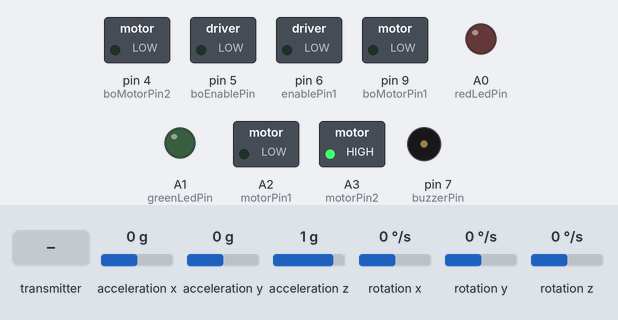
Bench run of a sketch on a simulated Arduino Nano, built with avr-gcc and run on an emulated ATmega328P. Parts: switched loads named in the sketch (green lamp = pin HIGH), output pins drawn as LEDs (lit = HIGH), buzzer (waves = sounding, pin HIGH). Inputs (shaded band) come from the test bench; at power-on: acceleration y 0 g, rotation z 0 °/s, acceleration z 1 g, acceleration x 0 g, rotation x 0 °/s, rotation y 0 °/s. No radio packets arrive unless stated.

Above: at 2.2 s.
2.3 s: acceleration y set to -1.4 g
At 2.6 s:
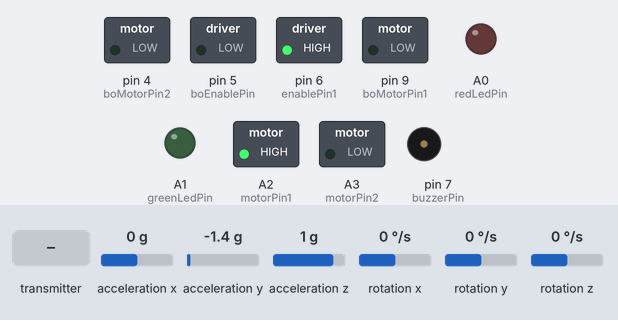
3.8 s: rotation z set to 144 °/s
6.8 s: rotation z set to 152 °/s
9.0 s: the transmitter starts sending command = 0
At 10.0 s:
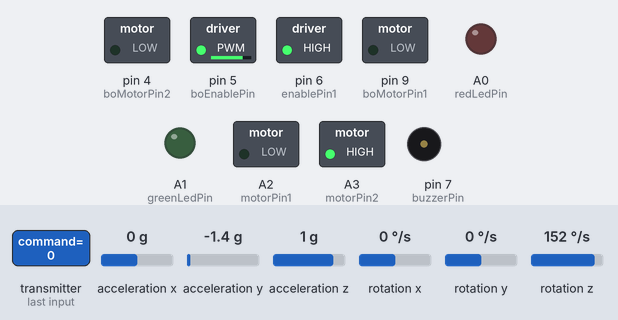
10.5 s: acceleration z set to 0 g
At 11.7 s:
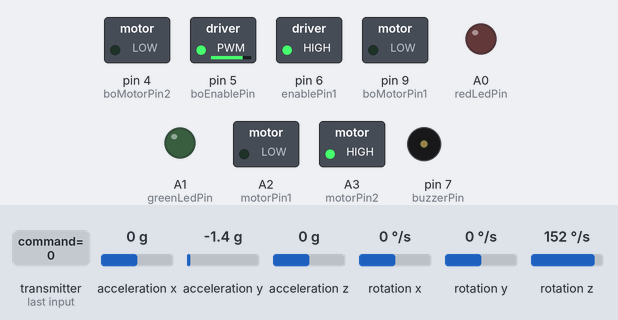
12.0 s: rotation z set to -192 °/s
At 14.1 s:
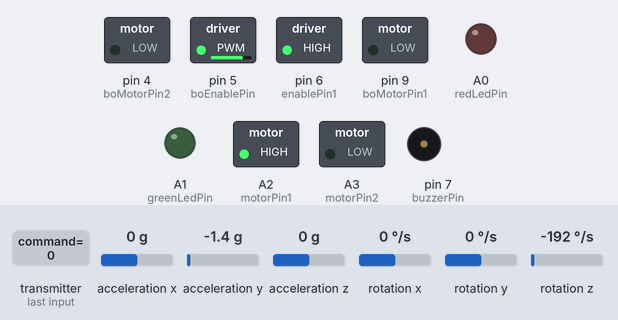
Timing chart, 0 to 45.0 s (numbered marks = the images above; inputs shaded):
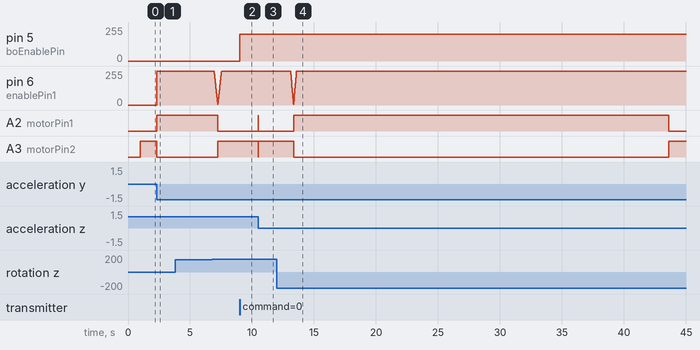

Measured:
- after the input at 2.3 s, pin 6 (enablePin1): 0/255 → 255/255 at once; A2 (motorPin1): LOW → HIGH at once; A3 (motorPin2): HIGH → LOW at once
- after the input at 3.8 s, every drawn part: stays the same
- after the input at 9.0 s, pin 5 (boEnablePin): 0/255 → 200/255 at once
- after the input at 10.5 s, A2 (motorPin1): LOW → HIGH at once, → LOW 0.01 s later; A3 (motorPin2): HIGH → LOW at once, → HIGH 0.01 s later
- after the input at 12.0 s, A2 (motorPin1): LOW → HIGH after 1.4 s, → LOW 30.2 s later; A3 (motorPin2): HIGH → LOW after 1.4 s, → HIGH 30.2 s later

The sketch:

Balancing_Code.ino
```cpp
//////////////////////////////////////////////////////// LIBRARY IMPORTS ////////////////////////////////////////////////////////////////////
#include <Wire.h>
#include <MPU6050_light.h>
#include <SPI.h>
#include <RF24.h>

//////////////////////////////////////////////////////// PIN DEFINATIONS ////////////////////////////////////////////////////////////////////

MPU6050 mpu(Wire);

unsigned long timer = 0;

#define buzzerPin 7
#define greenLedPin A1
#define redLedPin A0
#define hallSensorPin A7

#define motorPin1 A2
#define enablePin1 6
#define motorPin2 A3

#define boMotorPin1 9   // Replace with your actual BO motor control pin
#define boEnablePin 5   // Replace with your actual BO motor enable pin
#define boMotorPin2 4    // Replace with your actual BO motor control pin

#define NRF_CE 10
#define NRF_CSN 8

RF24 radio(NRF_CE, NRF_CSN);
const byte address = 5;
///////////////////////////////////////////////////////////// PID TUNING ///////////////////////////////////////////////////////////////////
// PID parameters
double Kp = 20;    // Proportional gain //20
double Ki = 0;     // Integral gain  //0
double Kd = 50 ;    // Derivative gain  //50

// PID parameters for yaw
double Kp_yaw = 2;  // Proportional gain for yaw
double Ki_yaw = 0;  // Integral gain for yaw
double Kd_yaw = 50; // Derivative gain for yaw

///////////////////////////////////////////////////////// VARIABLE INITIALISTION /////////////////////////////////////////////////////////////////////////
double targetroll = 0;
double targetYaw = 0;

double previousError = 0;
double previousYawError = 0;
double integral = 0;
double integralYaw = 0;

// Motor control variables
int motorSpeed = 0;
int boMotorSpeed = 0;

void setup() {
  Serial.begin(9600);

  Wire.begin(); // Initialize the Wire library
  mpu.begin();  // Initialize the MPU6050

  mpu.calcOffsets(); // gyro and accelero

  // Initialize motor control pins for the main motor
  pinMode(motorPin1, OUTPUT);
  pinMode(motorPin2, OUTPUT);
  pinMode(enablePin1, OUTPUT);

  // Initialize motor control pins for the BO motor
  pinMode(boMotorPin1, OUTPUT);
  pinMode(boMotorPin2, OUTPUT);
  pinMode(boEnablePin, OUTPUT);

  pinMode(buzzerPin,OUTPUT);
  pinMode(greenLedPin,OUTPUT);
  pinMode(redLedPin,OUTPUT);
  pinMode(hallSensorPin,INPUT );


  // Initialize NRF24
  radio.begin();
  radio.openReadingPipe(1, address);
  radio.setDataRate(RF24_2MBPS);
  radio.setPALevel(RF24_PA_MIN);
}

void executeCommand(char command) {
  switch (command) {
    // 1 Forward command
    case 'F':
      digitalWrite(boMotorPin1, HIGH);
      digitalWrite(boMotorPin2, LOW);
      break;
    case 'B':
      // Backward command
      digitalWrite(boMotorPin1, LOW);
      digitalWrite(boMotorPin2, HIGH);
      break;
    case 'L':
      targetYaw += 5 ;
//      //delay(5);
      break;
    case 'R':
      targetYaw -= 5;
//      //delay(5);
      break;
    case 'S':
      digitalWrite(boMotorPin1, LOW);
      digitalWrite(boMotorPin2, LOW);
      break;
    case 'X':
    int sensorValue = analogRead(hallSensorPin);

    // Determine the polarity based on the analog value
  if (sensorValue < 410) {


    // Beep twice with a 1-second delay
    for (int i = 0; i < 2; i++) {
      digitalWrite(buzzerPin, HIGH);
      delay(1000);
      digitalWrite(buzzerPin, LOW);
      delay(1000);
    }

    // Turn on the red LED for 3 seconds
    digitalWrite(redLedPin, HIGH);
    delay(3000);
    digitalWrite(redLedPin, LOW);
  } else if(sensorValue >410 and sensorValue<520){

    // Beep twice with a 1-second delay
    for (int i = 0; i < 2; i++) {
      digitalWrite(buzzerPin, HIGH);
      delay(1000);
      digitalWrite(buzzerPin, LOW);
      delay(1000);
    }

    // Turn on the green LED for 3 seconds
    digitalWrite(greenLedPin, HIGH);
    delay(3000);
    digitalWrite(greenLedPin, LOW);
  }

  }
}

void pid(){
  mpu.update();
  double roll = mpu.getAngleX();
  double yaw = mpu.getAngleZ(); // Assuming Z axis corresponds to Yaw

  // Calculate Roll PID error
  double rollError = targetroll - roll;

  // Calculate Yaw PID error
  double yawError = targetYaw - yaw;

  // Update integral and derivative terms for Roll
  integral += rollError;
  double derivative = rollError - previousError;

  // Update integral and derivative terms for Yaw
  integralYaw += yawError;
  double derivativeYaw = yawError - previousYawError;

  // Calculate Roll PID output
  double output = Kp * rollError + Ki * integral + Kd * derivative;

  // Calculate Yaw PID output
  double yawOutput = Kp_yaw * yawError + Ki_yaw * integralYaw + Kd_yaw * derivativeYaw;

  // Combine Roll and Yaw PID outputs (adjust weights as needed)
  double combinedOutput = output + yawOutput;

  // Map combined PID output to motor speed
  motorSpeed = map(combinedOutput, -90, 90, -255, 255);

  // Constrain motor speed
  motorSpeed = constrain(motorSpeed, -255, 255);

  // Motor control based on combined PID output for the main motor
  if (motorSpeed > 0) {
    digitalWrite(motorPin1, HIGH);
    digitalWrite(motorPin2, LOW);
  } else {
    digitalWrite(motorPin1, LOW);
    digitalWrite(motorPin2, HIGH);
  }

  // Set motor speed using PWM for the main motor
  analogWrite(enablePin1, abs(motorSpeed));

  // Update previous errors for Roll and Yaw
  previousError = rollError;
  previousYawError = yawError;

}
void loop() {

  // Read MPU6050 sensor data
  pid();
  // NRF Communication
  radio.startListening();
  delay(10);
  if (radio.available()) {
    char command = 'S';
    radio.read(&command, sizeof(command));

    analogWrite(boEnablePin, 200);
    executeCommand(command);

  }

}
```
